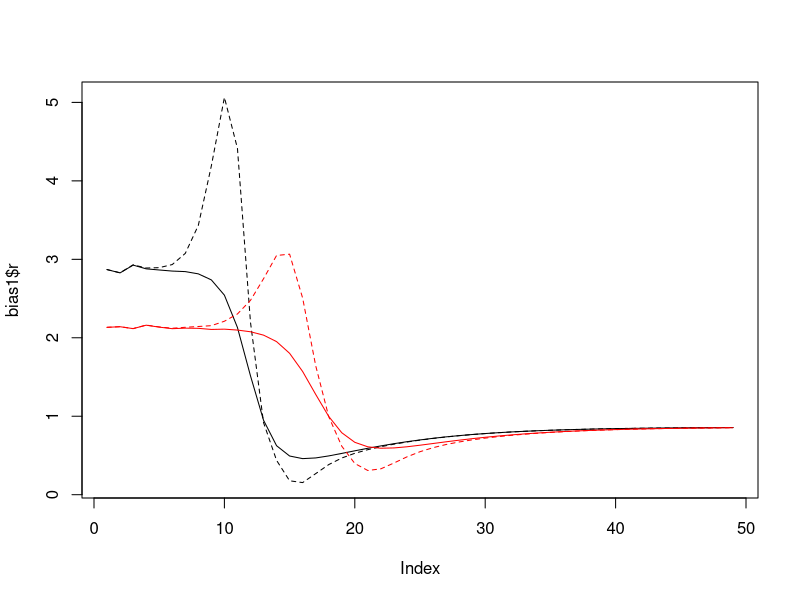
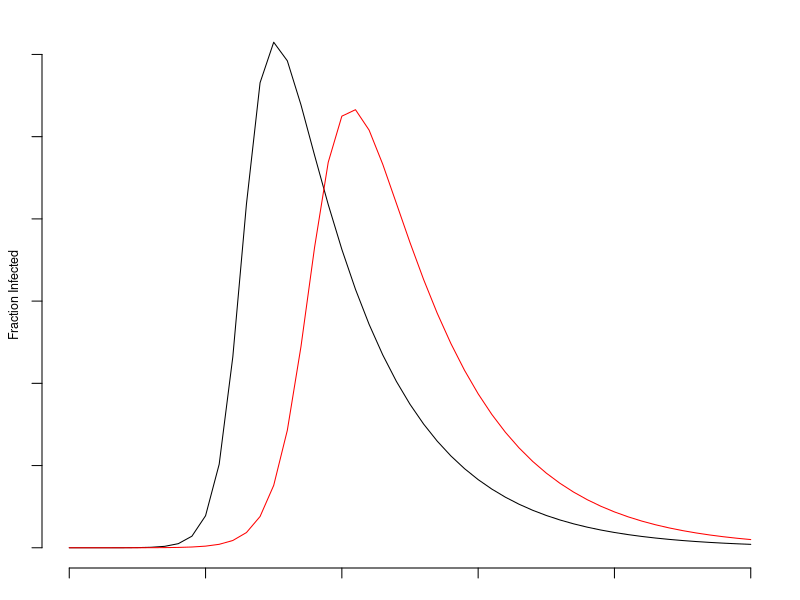
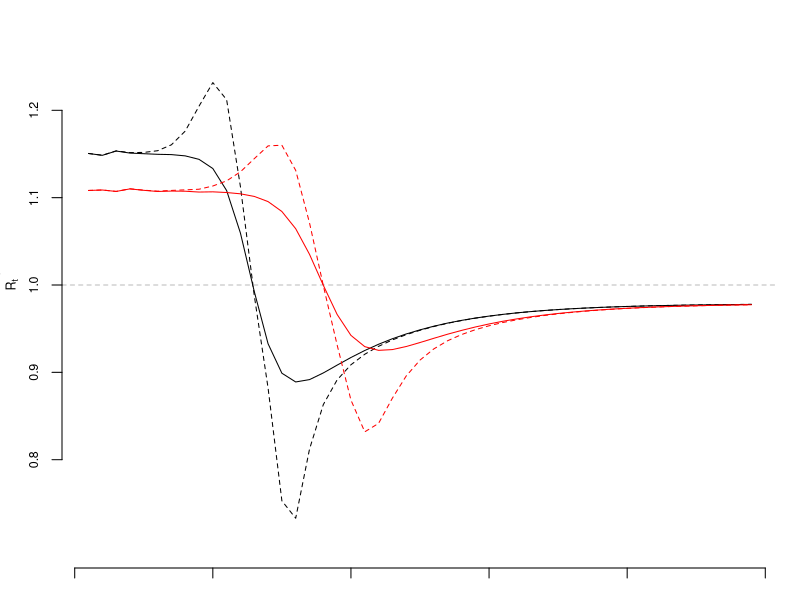
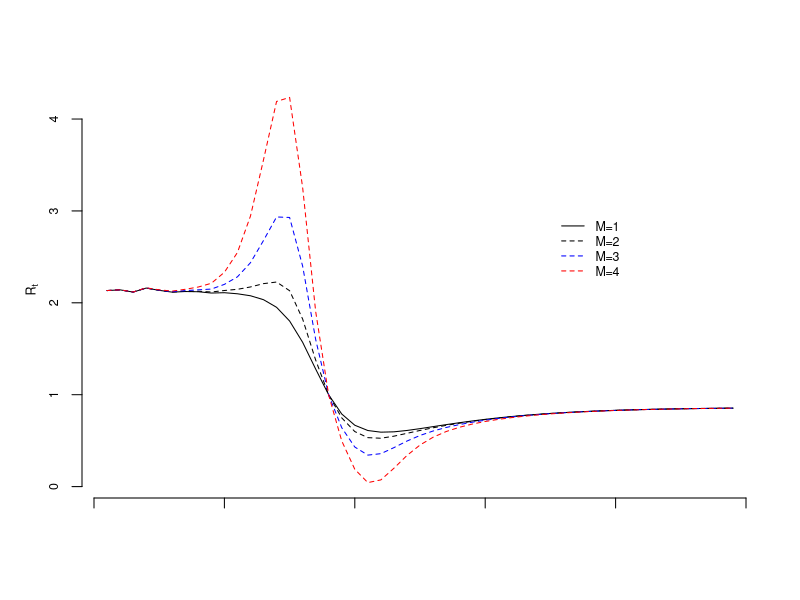
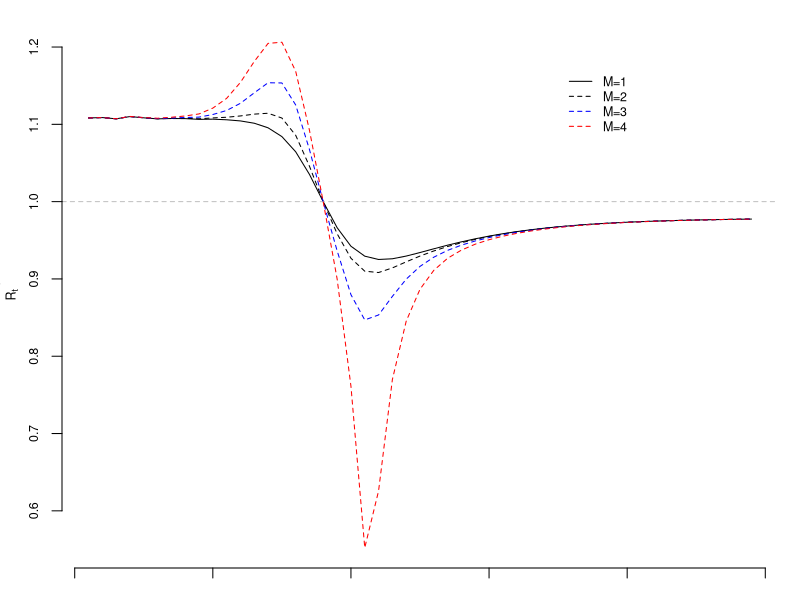

Here is the R script that generated these plots, in order:
## Load deSolve package
library(deSolve)

## Create an SIR function
sir <- function(time, state, parameters) {
  
  with(as.list(c(state, parameters)), {
    
    dS <- -beta * S * I
    dI <-  beta * S * I - gamma * I
    dR <-                 gamma * I
    
    return(list(c(dS, dI, dR)))
  })
}

### Set parameters
## Proportion in each compartment: Susceptible 0.999999, Infected 0.000001, Recovered 0
init       <- c(S = 1-1e-6, I = 1e-6, R = 0.0)
## beta: infection parameter; gamma: recovery parameter
# parameters <- c(beta = 1.4247, gamma = 0.14286)
parameters1 <- c(beta = 1.2, gamma = 0.15)
parameters2 <- c(beta = 0.9, gamma = 0.15)
## Time frame
times      <- seq(0, 50, by = 1)

## Solve using ode (General Solver for Ordinary Differential Equations)
out1 <- ode(y = init, times = times, func = sir, parms = parameters1)
out2 <- ode(y = init, times = times, func = sir, parms = parameters2)
## change to data frame
out1 <- as.data.frame(out1)
out2 <- as.data.frame(out2)
## Delete time variable
out1$time <- NULL
out2$time <- NULL
## Show data
png(filename = "C:/Users/wdem/Documents/GitHub/covid-umich/methods/figs/sir.png",
    width = 6.5, height = 4, units = "in", res = 1200, pointsize = 12)
par(mar = c(1.5,2,1,1)+0.1)
plot(times, out1$I, type = "l", axes = FALSE, bty = "n")
lines(times, out2$I, col = "red")
axis(side = 1, labels = FALSE)
axis(side = 2, labels = FALSE)
mtext("Fraction Infected", side = 2, line = 1, cex = 0.75)
dev.off()

## Setup for bias plots
f = 0.02
M = 4
days = 1:365
FP = 0.01; FN = 0.10
bary1 = -diff(out1$S)
bary2 = -diff(out2$S)

bias_fn <- function(M, bary, f, FP = 0.01, FN = 0.15) {
  const = (bary*M + (1-bary))
  f0 = f/const
  f1 = M*f0
  Delta = f1 - f0
  D_M = 1 + FP + FN - Delta * bary/(1-bary) * (FP*(1-bary) + FN * bary)/ (f0 * (1-bary) + f1 * bary)
  rho = Delta*sqrt(bary*(1-bary))/sqrt(f*(1-f))
  error = rho*sqrt((1-f)/f) * sqrt(1-bary)/sqrt(bary)*D_M
  lag_error = error[1:(length(error)-1)]
  cur_error = error[2:(length(error))]
  
  lin_term = cur_error - lag_error
  quad_term = lag_error^2 - cur_error*lag_error
  
  cur_bary = bary[2:length(error)]
  lag_bary = bary[1:(length(error)-1)]
  
  bias = (lin_term+quad_term) * cur_bary/lag_bary
  
  Rt = 1+log(cur_bary/lag_bary)/7
  logbias = log(1+lin_term+quad_term)/7
  
  return(list("r"=cur_bary/lag_bary, "bias" = bias,
              "Rt"=Rt, "logbias"=logbias))
}

bias1 = bias_fn(M, bary1, f)
bias2 = bias_fn(M, bary2, f)

ymax = max(bias1$r+bias1$bias, bias1$r, bias2$r+bias2$bias, bias2$r)
ymin = min(bias1$r+bias1$bias, bias1$r, bias2$r+bias2$bias, bias2$r)
plot(bias1$r, type = "l", ylim = c(ymin, ymax))
lines(bias1$r+bias1$bias, lty = 2)
lines(bias2$r, col = "red")
lines(bias2$r+bias2$bias, col = "red", lty = 2)


ymax = max(bias1$Rt+bias1$logbias, bias1$Rt, bias2$Rt+bias2$logbias, bias2$Rt, na.rm = TRUE)
ymin = min(bias1$Rt+bias1$logbias, bias1$Rt, bias2$Rt+bias2$logbias, bias2$Rt, na.rm = TRUE)
png(filename = "C:/Users/wdem/Documents/GitHub/covid-umich/methods/figs/sir_rt_comparison.png",
    width = 6.5, height = 4, units = "in", res = 1200, pointsize = 12)
par(mar = c(1.5,3,0,1)+0.1)
plot(bias1$Rt, type = "l", ylim = c(0.7, 1.3), axes = FALSE, bty = "n")
lines(bias1$Rt + bias1$logbias, lty = 2)
abline(h = 1.0, col = "grey", lty = 2)
lines(bias2$Rt, lty = 1, col = "red")
lines(bias2$Rt+bias2$logbias, lty = 2, col = "red")
axis(side =1, labels = FALSE)
axis(side =2, cex.axis = 0.75, at = seq(0.8,1.2,0.1))
mtext(expression(R[t]), side =2, line = 2, cex = 0.75)
dev.off()

## Same curve, just different M value
M1 = 3; M2 = 4; M3 = 5
bias1 = bias_fn(M1, bary2, f, FP, FN)
bias2 = bias_fn(M2, bary2, f, FP, FN)
bias3 = bias_fn(M3, bary2, f, FP, FN)

ymax = max(bias3$r+bias3$bias)
ymin = min(bias3$r+bias3$bias)
png(filename = "C:/Users/wdem/Documents/GitHub/covid-umich/methods/figs/sir_ratio.png",
    width = 6.5, height = 4, units = "in", res = 1200, pointsize = 12)
plot(bias1$r, type = "l", ylim = c(ymin, ymax), axes = FALSE, bty = "n", xlab = "", ylab = "")
lines(bias1$r+bias1$bias, lty = 2)
lines(bias2$r+bias2$bias, col = "blue", lty = 2)
lines(bias3$r+bias3$bias, col = "red", lty = 2)
axis(side =1, labels = FALSE)
axis(side =2, cex.axis = 0.75)
mtext(expression(R[t]), side =2, line = 2, cex = 0.75)
legend(35, 3.0, legend = c("M=1", "M=2", "M=3", "M=4"), lty = c(1,2,2,2), col = c("black", "black", "blue", "red"), cex = 0.75, bty = "n")
dev.off()

ymax = max(bias3$Rt+bias3$logbias)
ymin = min(bias3$Rt+bias3$logbias)
png(filename = "C:/Users/wdem/Documents/GitHub/covid-umich/methods/figs/sir_rt.png",
    width = 6.5, height = 4, units = "in", res = 1200, pointsize = 12)
par(mar = c(1.5,3,1,1)+0.1)
plot(bias1$Rt, type = "l", ylim = c(ymin, ymax), axes = FALSE, bty = "n")
lines(bias1$Rt + bias1$logbias, lty = 2)
abline(h = 1.0, col = "grey", lty = 2)
lines(bias2$Rt+bias2$logbias, lty = 2, col = "blue")
lines(bias3$Rt+bias3$logbias, lty = 2, col = "red")
axis(side =1, labels = FALSE)
axis(side =2, cex.axis = 0.75)
mtext(expression(R[t]), side =2, line = 2, cex = 0.75)
legend(35, 1.175, legend = c("M=1", "M=2", "M=3", "M=4"), lty = c(1,2,2,2), col = c("black", "black", "blue", "red"), cex = 0.75, bty = "n")
dev.off()
